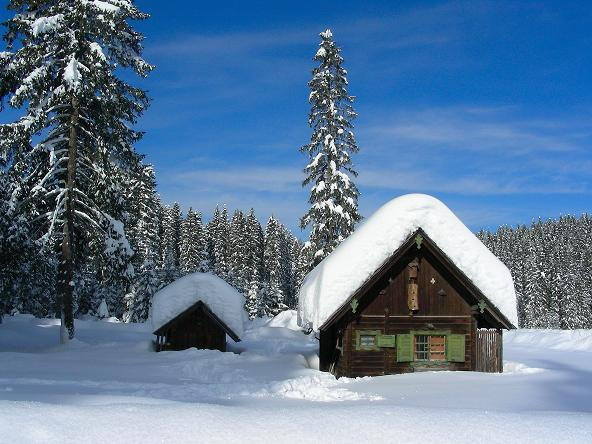
%> input picture baita.jpg, 592 x 444 px
$ octave inizio.m   (GNU Octave 9; MATLAB toolbox functions it lacks are replaced by stand-ins)
%> lines starting %> are read from the running program, lines starting %| are printed output that depends on the picture; in (x1, y1, x2, y2) boxes, pixels count from 0 and x2, y2 are one past the last pixel; in counts of white or black regions, pixels touching at a corner belong together; the program's own positions count from 1
%> further down, im is the input picture: size 444x592x3 uint8; mean R, G, B 93.1, 121.4, 150.3
### denoise_procedure.m
function output_im = denoise_procedure(input_im, type, third, iterations)
%> called with type = 'median', third = 3, iterations = 2

% This function receive an image as input and gives a low pass filtered image as output
% The "type" parameter specify the type of filter to apply - It accept
% "average", "disk", "gaussian", "median", "max", "min"
% "third" parameter is used for:
% - dimension of the mask (N) in average, disk and non-linear filters
% - sigma in gaussian filter
% "iterations" specify the number of times non-linear filters (median,min,max) has to be
% applied. It is optional for linear filters

    isGrayLevel = size(input_im,3) == 1;
%> isGrayLevel = false

    if type == "average" || type == "disk" || type == "gaussian"

        if type == "average" || type == "disk"
            N = third;
            H = fspecial(type, N);
        elseif type == "gaussian"
            sigma = third;
            N = 2*fix(2.5*sigma)+1;
            H = fspecial(type, N, sigma);
        end

        output_im = imfilter(input_im,H);


    elseif type == "median" || type == "min" || type == "max"

        N = third;
        mask = ones(N);

        if type == "min"
            order_th = 1;
        elseif type == "max"
            order_th = N*N;
        elseif type == "median"
            order_th = round((N*N)/2) + 1;
        end

        if isGrayLevel %gray level image processing
            output_im = input_im;
            for i = 1:iterations
                output_im = ordfilt2(output_im, order_th, mask);
            end

        else %colored images processing
            [Y, Cb, Cr] = extract_ch(rgb2ycbcr(input_im));

            for i = 1:iterations
                Y = ordfilt2(Y, order_th, mask);
            end

            output_im = ycbcr2rgb(compose(Y,Cb,Cr));
%> in compose, `output_im(:,:,3) = ch3;`: output_im: size 444x592x3 uint8; mean of channels 1, 2, 3 120, 144.9, 113.5
        end
    end
end

### extract_ch.m
function [ch1, ch2, ch3] = extract_ch(input_im)
% This function takes an 3 channel image as input and gives the 3 channels
% singularly. Can be used with RGB or YCbCR
    ch1 = input_im(:,:,1);
    ch2 = input_im(:,:,2);
    ch3 = input_im(:,:,3);
end

### compose.m
function output_im = compose(ch1, ch2, ch3)
   % This function takes 3 channels as input and gives the image obtained
   % combining the channels
   output_im(:,:,1) = ch1;
   output_im(:,:,2) = ch2;
   output_im(:,:,3) = ch3;
end

### enhance_contrast.m
function output_im = enhance_contrast(input_im, spatial_varying_toggle, equalization, gamma1, gamma2 )
%> called with spatial_varying_toggle = false, equalization = 'equalize', gamma1 = 1.2, gamma2 = 0.9
% This function takes an image as input and gives an image with enhanced contrast
% spatial_varying_toogle accept true or false value. We set it to true if
    % we want to apply different gamma correction to different regions
% equalization accept "equalize" as value to perform an histogram equalization
% gamma1 is the first gamma value if we perform different gamma correction
    % in different region (spatial_varying_toogle on); It is the only gamma
    % value if we perform gamma correction globally
% gamma2 is the second gamma value if we perform different gamma correction
    % in different region (spatial_varying_toogle on); It should be left
    % clear if we perform gamma correction globally

    if spatial_varying_toggle == true

        isColor = size(input_im,3) == 3;

        if isColor
            [y, cb,cr] = extract_ch(rgb2ycbcr(input_im));
        else
            y = input_im;
        end

        soglia = graythresh(y);
        parte_da_scurire = imbinarize(y, soglia);
        parte_da_schiarire = imcomplement(parte_da_scurire);
        scurita = imadjust(y,[],[],gamma1);
        schiarita = imadjust(y,[],[],gamma2);
        y = im2double(scurita).*parte_da_scurire + im2double(schiarita).*parte_da_schiarire;

        if isColor
            output_im = ycbcr2rgb(compose(y,im2double(cb),im2double(cr)));
        else
            output_im = y;
        end

    else %gamma applied globally
        output_im = imadjust(input_im, stretchlim(input_im),[],gamma1);
    end

    if equalization == "equalize"
        output_im = histeq(output_im);
    end

end

### white_balance.m
function output_im = white_balance(input_im, method)
%> called with method = 'grayWorld'
% This function takes an image as input and gives a white balanced image
% based on method
% Note: This function should not be used with gray scale images
% method accept 2 values: "grayWorld" and "whitePoint

    isColor = size(input_im, 3) == 3;
%> isColor = true

    if isColor
        [R, G, B] = extract_ch(input_im);
%> in extract_ch (call 2), `ch1 = input_im(:,:,1);`:
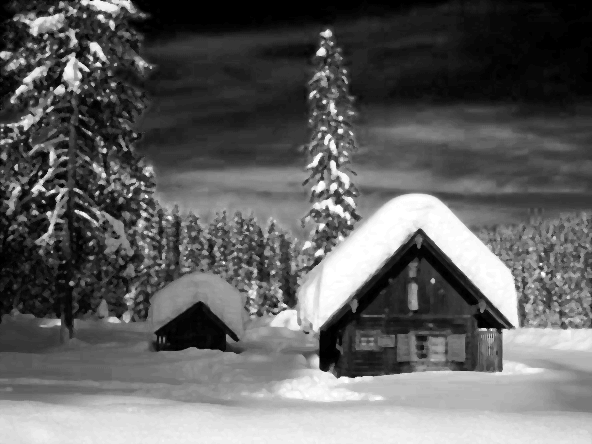
%> ch1: size 444x592 uint8; min 0, max 255, mean 97.4
%> in extract_ch (call 2), `ch2 = input_im(:,:,2);`:
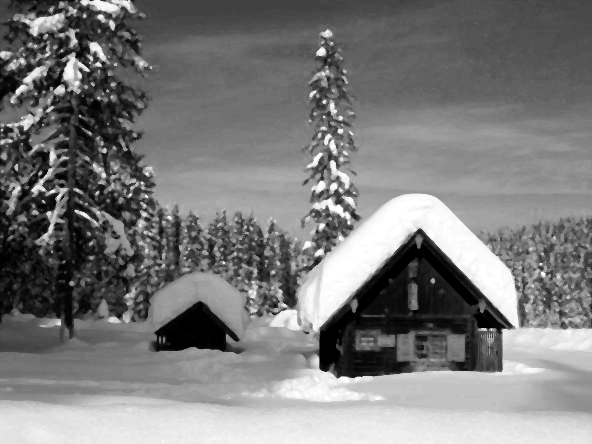
%> ch2: size 444x592 uint8; min 0, max 255, mean 123.4
%> in extract_ch (call 2), `ch3 = input_im(:,:,3);`:
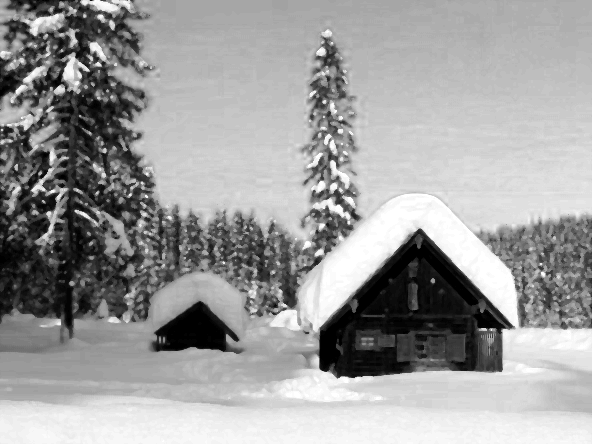
%> ch3: size 444x592 uint8; min 0, max 255, mean 157.3

        if method == "grayWorld"
            avgR = mean(mean(R));
%> avgR = 97.4
            avgG = mean(mean(G));
%> avgG = 123.4
            avgB = mean(mean(B));
%> avgB = 157.3
            GrayRef = (avgR + avgG + avgB)/3;
%> GrayRef = 126.1
            Kr = GrayRef/avgR;
%> Kr = 1.29
            Kg = GrayRef/avgG;
%> Kg = 1.02
            Kb = GrayRef/avgB;
%> Kb = 0.801

        elseif method == "whitePoint"

            Rmax = max(max(R));
            Gmax = max(max(G));
            Bmax = max(max(B));
            Kr = 255/Rmax;
            Kg = 255/Gmax;
            Kb = 255/Bmax;

        end

        R = R * Kr;
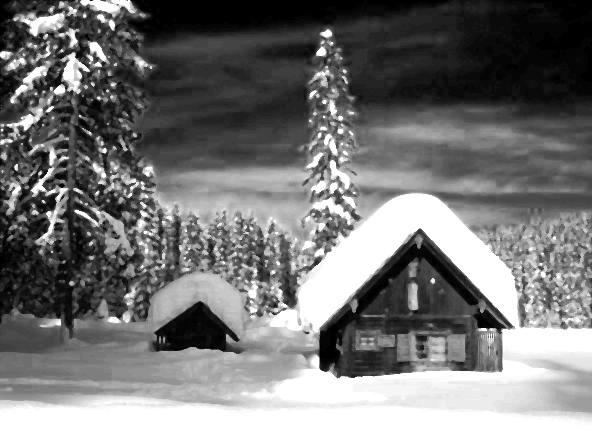
%> R: size 444x592 uint8; min 0, max 255, mean 119.8
        G = G * Kg;
        B = B * Kb;
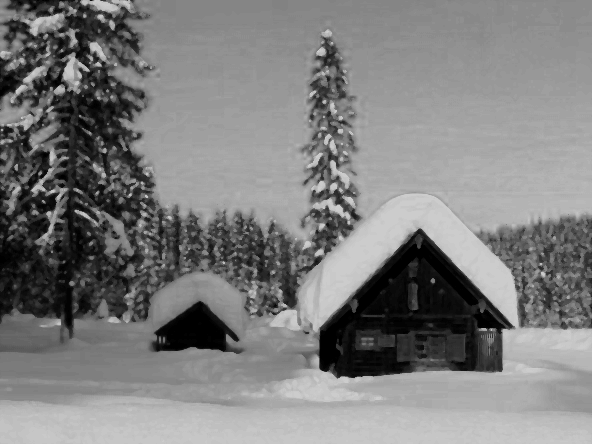
%> B: size 444x592 uint8; min 0, max 204, mean 126

        output_im = compose(R,G,B);
    else
        output_im = input_im; %do nothing with gray scale images
    end

end

### extract_edges.m
function edges = extract_edges(input_im, type, sigma)
%> called with type = 'sobel', sigma = 1.2
% This function takes an image as input and gives its edges based on type
% of filter applied
% type corresponds to type of high pass filter applied.
    % It accept "sobel" "prewitt" "canny" "roberts" "laplacian" "log"
    % (laplacian of a gaussian)
% sigma controls the width of the gaussian curve in log filter.
    % It should be left clear if "log" is not used

    isGrayLevel = size(input_im,3) == 1;
%> isGrayLevel = false

    if isGrayLevel
        gray = input_im;
    else
        gray = im2gray(input_im);
    end

    if type == "log"
        N = 2*fix(2.5*sigma)+1;
        H = fspecial("log", N, sigma);
        edges = imfilter(gray,H);
    else
       edges = edge(gray,type);
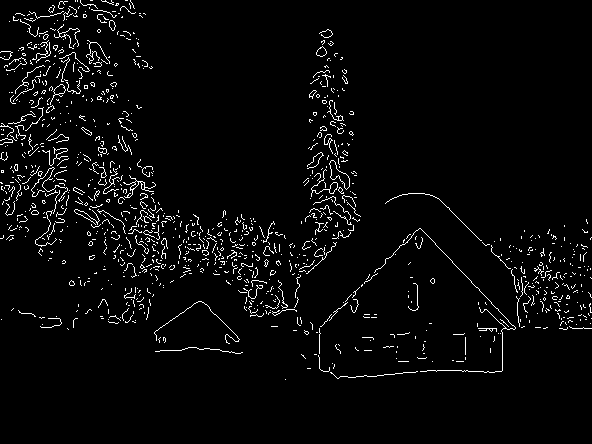
%> edges: size 444x592 logical; 3.5% white in thin lines or dots, all inside (x1, y1, x2, y2) = (0, 0, 592, 380)
    end
end

### edge_sharpening.m
function output_im = edge_sharpening (input_im, strategy, type,  edge_weight, sigma)
% This function takes an image as input and gives an output image with
% unsharped edges
% strategy accept 2 values: "blackEdges" and "whiteEdges"
% type accept the following values: "sobel", "prewitt", "roberts", "canny",
% "laplacian", "log"
% sigma controls the width of gaussian filter in "log" method, so it is only
% needed when log method is used.
% edge_weight controls the weight to assign to edges in case second
% strategy is applied

    isColor = size(input_im,3) == 3;

    edges = extract_edges(input_im, type, sigma);

    if strategy == "blackEdges"
        edges = im2uint8(edges);
        if isColor
            [R, G, B] = extract_ch(input_im);
            output_im = compose(R-edges,G-edges,B-edges);
        else
            output_im = input_im - edges;
        end

    elseif strategy == "whiteEdges"
        edges = not(edges);
        edges = im2uint8(edges);
        if isColor
           edges = compose(edges,edges,edges);
        end
        output_im = (1-edge_weight)*input_im + edge_weight * edges;
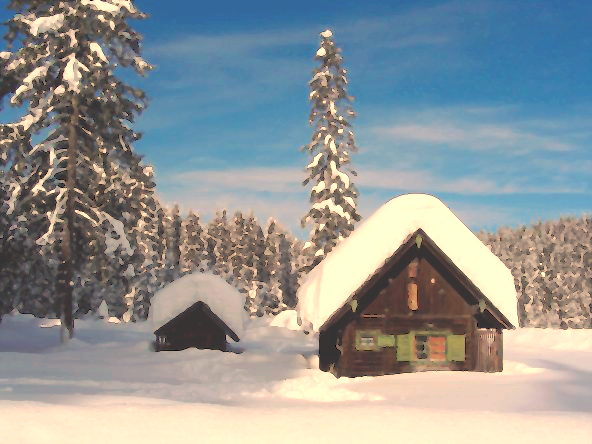
%> output_im: size 444x592x3 uint8; mean R, G, B 145.1, 150, 150
    end
end

### inizio.m
%Write a code (a script or a function) with a complete pipeline for image enhancement: a
%sequence of algorithms to remove noise, increase the contrast, remove color cast, and apply
%sharpening.

%Try to parametrize the pipeline (the algorithms), in order to define at the beginning the
%proper parameters with respect to the image that you are processing.

%Select images to test the pipeline and try different parameters

url = "baita.jpg";

im = imread(url);
im_copy = im;

% Note: comment with "%" near the command to start the procedure if you
% want to skip it

%1. Removing of noise

    % EXPLAINATION
        % It is possible to use low pass filter to reduce noise
        % There are different type of low pass filters.
        % Linear Filters:
        % a. Average filter
        % b. Disk Filter
        % c. Gaussian filter
        % Non-linear filters
        % a. Median
        % b. Min
        % c. Max
        % Non-linear filters can be applied iteratively to increase the effect

    % PARAMETERS
        % We use denoise_procedure to remove noise
        % It accept the following parameters:
        % 1. The image to be processed
        % 2. The type of filter
        % 3. The dimension of the mask / The sigma for gaussian filter
        % 4. The number of iterations to perform with non-linear filters

    % SETTING OF PARAMETERS
        type = "median"; %accept "average", "disk", "gaussian", "median", "min", "max"
        mask_dimension = 3; %dimension of the mask. Ignore if type is gaussian
        sigma = 1.5; %ignore if type is not  gaussian
        iterations = 2; %ignore if type is not median, min or max

        if type == "gaussian"
            third = sigma;
        else
            third = mask_dimension;
        end

    % STARTING DENOISE PROCEDURE
        im = denoise_procedure(im, type, third, iterations);

%2. Increasing of contrast

    % EXPLAINATION
        % There are 2 possibilities to enhance contrast
        % a. Applying Histogram Equalization
        % b. Applying a gamma correction
        % Note: It is possible to to apply different gamma correction to different
        % regions of the image. E.g. A low gamma to increase brightness in a dark
        % region and an higher one to darken a bright region

    % PARAMETERS
        % We use enhance_constrast to improve contrast
        % It accept the following parameters:
        % 1. The image to be processed
        % 2. The will to apply different gamma correction
        % 3. The will to apply equalization of the histogram
        % 4. First gamma
        % 5. Second gamma

    % SETTING OF PARAMETERS
        different_gamma = false; %set to false if you want to apply one gamma to entire image
        equalization = "equalize"; %accept "equalize" & "none"
        gamma1 = 1.2; % >1 to darken; 0 < x < 1 to brighten
        gamma2 = 0.9; %ignore if different_gamma is set to false

    % STARTING CONTRAST ENHANCEMENT PROCEDURE
        im = enhance_contrast(im, different_gamma, equalization, gamma1, gamma2);
        im = im2uint8(im);

%3. Removing color cast

    % EXPLAINATION
        % We remove color cast when we find a bias towards one color
        % There are 2 main approach:
        % 1. Grey World Hypotesis --> it takes average color of the image as reference
        % 2. White Point --> it takes the brightest point of the image as reference
        % Note: This procedure is useless with gray scale images

    % PARAMETERS
        % We use white_balance to remove color cast
        % It accept the following parameters:
        % 1. The image to be processed
        % 2. Method

    % SETTING OF PARAMETERS
        method = "grayWorld"; % accept "whitePoint" & "grayWorld"

    % STARTING WHITE BALANCE PROCEDURE
        im = white_balance(im, method);

%4. Applying edge sharpening

    % EXPLAINATION
        % We apply edge sharpening if we want to emphasize edges or to
        % obtain cartoonizing effect. This is done performing an high pass
        % filter
        % There are 2 strategies:
        % 1. blackEdges --> empasize edges using black
        % 2. whiteEdges --> tends to saturize edges
        % The possible high pass filter that can be used to detect edges:
        % a. Sobel
        % b. Prewitt
        % c. Roberts
        % d. Canny
        % e. Laplacian
        % Note: Laplacian tends to increase noise. It is a good practise to
        % apply a low pass filter to reduce noise and only then applying
        % laplacian filter. "log" filter stands for laplacian of a gaussian
        % and do low pass filter and high pass filter together. So it can
        % be used instead of laplacian. It only need sigma as extra
        % parameter

    % PARAMETERS
        % We use edge_sharpening to remove sharp edges
        % It accept the following parameters:
        % 1. The image to be processed
        % 2. Strategy
        % 3. Type of high pass filter
        % 4. Weight of edges in whiteEdge strategy (used to avoid saturation)
        % 5. Sigma in case "log" method is selected

    % SETTING OF PARAMETERS
        strategy = "whiteEdges"; %accept "blackEdges" & "whiteEdges"
        type = "sobel"; %accept "sobel", "prewitt", "canny", "roberts", "laplacian", "log"
        edge_weight = 0.2; %set a value 0 < x < 1. Ignore is strategy is "blackEdges"
        sigma = 1.2; %ignore if type is not "log"

    % STARTING WHITE BALANCE PROCEDURE
        im = edge_sharpening(im, strategy, type, edge_weight, sigma);

figure, subplot(1,2,1), imshow(im_copy), title("before"), subplot(1,2,2), imshow(im), title("after");
